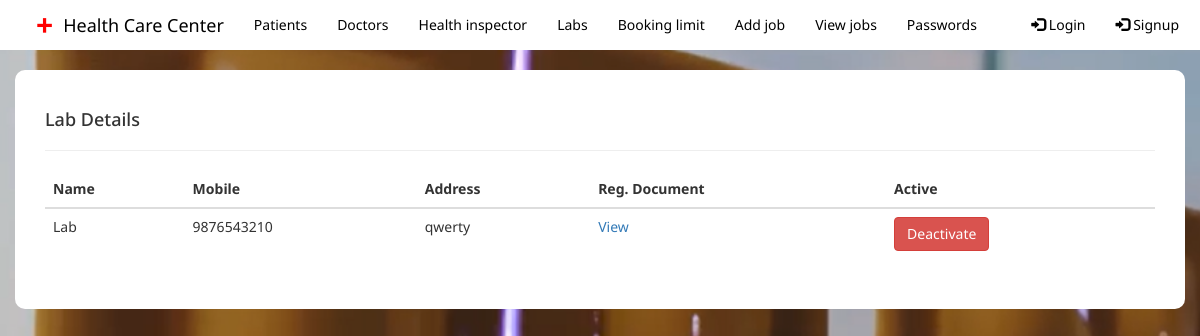
The app's page /admin_lab/ with its own data.
### myapp/models.py (models this page shows)
class Lab(models.Model):
    user = models.OneToOneField(User, on_delete=models.CASCADE)
    lab_name = models.CharField(max_length=20, null=True)
    address = models.TextField(default=" ")
    mobile = models.CharField(max_length=10, null=True, validators=[mobile])
    id_proof = models.FileField(verbose_name='Registration document', upload_to='id_proofs')
    def __str__(self):
        return self.lab_name

### myapp/views.py (the view, shortened to what this page needs)
# urls.py: path('admin_lab/', views.admin_lab, name='admin_lab'),
def admin_lab(request):
    objects = models.Lab.objects.all()
    return render(request, 'admin_lab.html', {'objects':objects})

### myapp/templates/admin_lab.html (shortened to what this page needs)
{% extends 'admin_base.html' %}
{% block body %}
<div class="container my-5" style="background-color: white; border-radius: 10px; padding: 30px;">
    {% if objects %}
<table class="table table-hovered">
    <thead>
        <h4>Lab Details</h4><hr>
        <tr>
            <th>Name</th>
            <th>Mobile</th>
            <th>Address</th>
            <th>Reg. Document</th>
            <th>Active</th>
        </tr>
    </thead>
    <tbody>
{% for i in objects %}
<tr>
    <td>{{i}}</td>
    <td>{{i.mobile}}</td>
    <td>{{i.address}}</td>
    <td><a href="{{i.id_proof.url}}"target="_blank">View</a></td>
{% if i.user.is_active %}
<form method="post">
<td><button type="submit" class="btn btn-danger">Deactivate</button></td>
</form>
{% else %}
<form method="post">
    {% csrf_token %}
    <input type="hidden" name="username" id="" value="{{i.user.username}}">
<td><button type="submit" class="btn btn-success">Activate</button></td>
</form>
{% endif %}
</tr>
{% endfor %}
    </tbody>
</table>
{% else %}
<h4>No data found</h4>
{% endif %}
</div>
{% endblock %}

### myapp/static/formdiv.css (style rules this page uses)
* { margin: 0; padding: 0; font-family: "Noto Sans", sans-serif;; }

### records on screen
Lab: lab_name "Lab", mobile "9876543210", address "qwerty"
